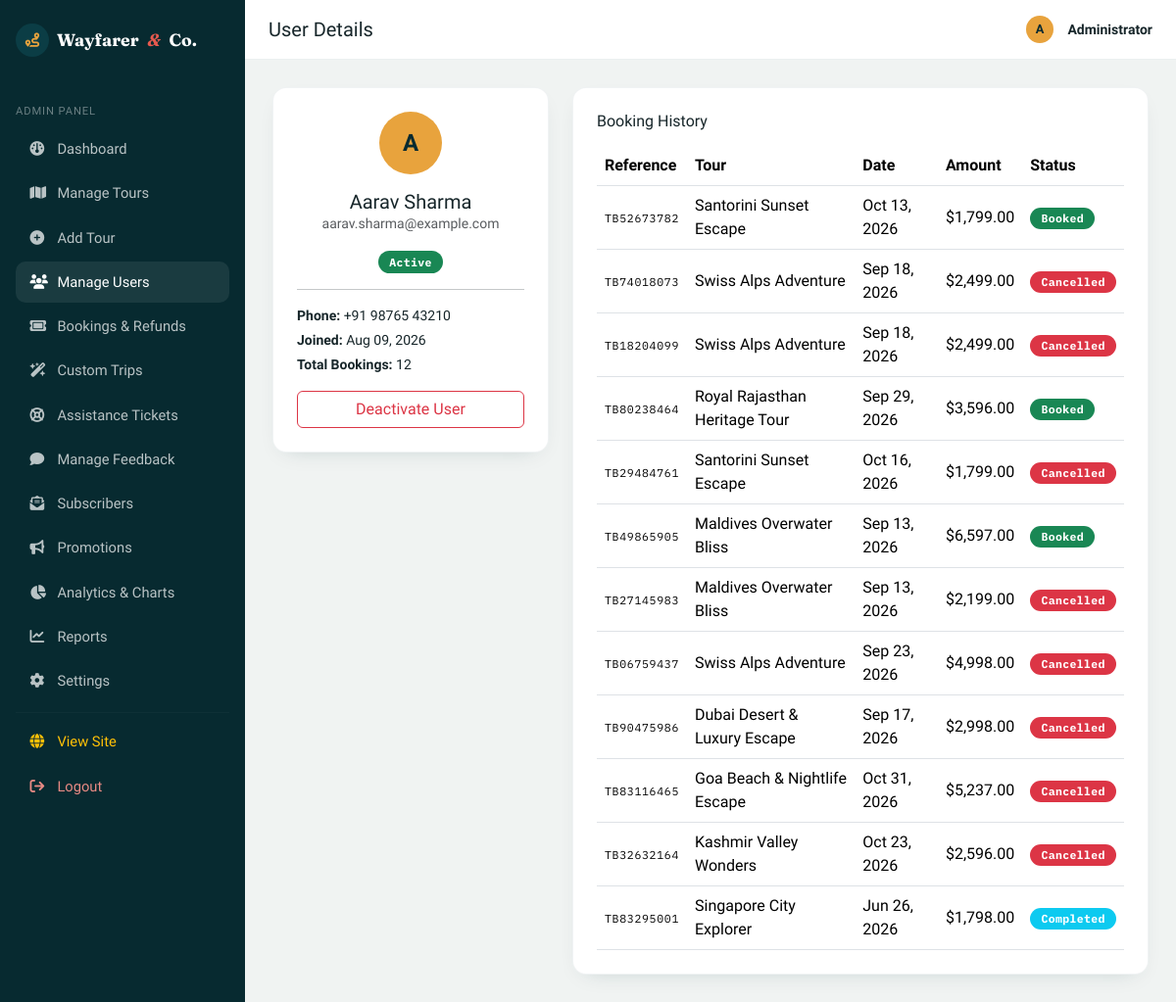
The page /admin/users/2 (signed in) on the database its author committed.
### models/user.py (models this page shows, shortened)
class User(db.Model):
    __tablename__ = "users"
    id = db.Column(db.Integer, primary_key=True)
    name = db.Column(db.String(120), nullable=False)
    email = db.Column(db.String(150), unique=True, nullable=False, index=True)
    phone = db.Column(db.String(20), nullable=True)
    password_hash = db.Column(db.String(255), nullable=False)
    role = db.Column(db.String(20), nullable=False, default="user")  # 'user' or 'admin'
    reward_points = db.Column(db.Integer, default=100, nullable=False)
    referral_code = db.Column(db.String(30), unique=True, nullable=True)
    is_active = db.Column(db.Boolean, default=True, nullable=False)
    created_at = db.Column(db.DateTime, default=datetime.utcnow)
    bookings = db.relationship("Booking", backref="user", lazy=True, cascade="all, delete-orphan")
    feedbacks = db.relationship("Feedback", backref="user", lazy=True, cascade="all, delete-orphan")
    favorites = db.relationship("Favorite", backref="user", lazy=True, cascade="all, delete-orphan")
    def is_admin(self):
        return self.role == "admin"

### models/booking.py (models this page shows, shortened)
class Booking(db.Model):
    __tablename__ = "bookings"
    id = db.Column(db.Integer, primary_key=True)
    reference = db.Column(db.String(20), unique=True, nullable=False, default=_generate_reference)
    user_id = db.Column(db.Integer, db.ForeignKey("users.id"), nullable=False)
    tour_id = db.Column(db.Integer, db.ForeignKey("tours.id"), nullable=False)
    travel_date = db.Column(db.Date, nullable=False)
    adults = db.Column(db.Integer, nullable=False, default=1)
    children = db.Column(db.Integer, nullable=False, default=0)
    contact_number = db.Column(db.String(20), nullable=True)
    special_requests = db.Column(db.Text, nullable=True)
    total_amount = db.Column(db.Float, nullable=False, default=0.0)
    discount_amount = db.Column(db.Float, nullable=False, default=0.0)
    coupon_code = db.Column(db.String(30), nullable=True)
    has_insurance = db.Column(db.Boolean, default=False, nullable=False)
    hotel_tier = db.Column(db.String(30), default="Standard", nullable=False)
    status = db.Column(db.String(20), nullable=False, default="Booked")
    refund_amount = db.Column(db.Float, default=0.0, nullable=False)
    refund_status = db.Column(db.String(30), default="None", nullable=False)  # 'None', 'Refund Requested', 'Pending Refund', 'Refunded', 'Ineligible'
    refund_reason = db.Column(db.Text, nullable=True)
    admin_refund_note = db.Column(db.Text, nullable=True)
    created_at = db.Column(db.DateTime, default=datetime.utcnow)
    def status_badge_class(self):
        return {
            "Booked": "success",
            "Confirmed": "success",
            "Pending": "warning",
            "Completed": "info",
            "Cancelled": "danger",
        }.get(self.status, "secondary")

### models/tour.py (models this page shows, shortened)
class Tour(db.Model):
    __tablename__ = "tours"
    id = db.Column(db.Integer, primary_key=True)
    name = db.Column(db.String(150), nullable=False)
    destination = db.Column(db.String(100), nullable=False, index=True)
    category = db.Column(db.String(50), nullable=False, default="General")
    description = db.Column(db.Text, nullable=False, default="")
    itinerary = db.Column(db.Text, nullable=True)
    duration = db.Column(db.String(50), nullable=False, default="")  # e.g. "5 Days / 4 Nights"
    price = db.Column(db.Float, nullable=False, default=0.0)
    child_price = db.Column(db.Float, nullable=False, default=0.0)
    available_seats = db.Column(db.Integer, nullable=False, default=0)
    start_date = db.Column(db.Date, nullable=True)
    end_date = db.Column(db.Date, nullable=True)
    image_url = db.Column(db.String(400), nullable=True)
    included = db.Column(db.Text, nullable=True)
    excluded = db.Column(db.Text, nullable=True)
    rating = db.Column(db.Float, nullable=False, default=4.5)
    difficulty = db.Column(db.String(30), nullable=False, default="Easy")  # Easy, Moderate, Challenging, Expedition
    season = db.Column(db.String(30), nullable=False, default="All Year")   # Spring, Summer, Autumn, Winter, All Year
    tags = db.Column(db.String(200), nullable=True, default="Popular, Recommended")  # Comma separated
    latitude = db.Column(db.Float, nullable=True, default=46.8182)
    longitude = db.Column(db.Float, nullable=True, default=8.2275)
    max_seats = db.Column(db.Integer, nullable=False, default=30)
    is_active = db.Column(db.Boolean, default=True, nullable=False)
    created_at = db.Column(db.DateTime, default=datetime.utcnow)
    bookings = db.relationship("Booking", backref="tour", lazy=True)
    feedbacks = db.relationship("Feedback", backref="tour", lazy=True)
    favorited_by = db.relationship("Favorite", backref="tour", lazy=True)

### routes/admin.py (the view)
@admin_bp.route("/users/<int:user_id>")
@admin_required
def user_details(user_id):
    user = User.query.get_or_404(user_id)
    bookings = Booking.query.filter_by(user_id=user.id).order_by(Booking.created_at.desc()).all()
    return render_template("admin/user_details.html", user=user, bookings=bookings)

### routes/main.py (called while the page is built)
@main_bp.app_context_processor
def inject_globals():
    from flask import session
    security_mode = session.get("security_mode", "ON")
    return {
        "current_user": get_current_user(),
        "security_mode": security_mode
    }

### routes/utils.py (called while the page is built)
def get_current_user():
    user_id = session.get("user_id")
    if not user_id:
        return None
    return db.session.get(User, user_id)

def admin_required(view_func):
    @wraps(view_func)
    def wrapped(*args, **kwargs):
        if not session.get("admin_id"):
            log_security_event("ADMIN_UNAUTHORIZED", f"Unauthorized attempt to access admin route {request.path}.")
            flash("Please log in as an administrator.", "warning")
            return redirect(url_for("admin.login"))
        admin = db.session.get(User, session["admin_id"])
        if admin is None or not admin.is_admin() or not admin.is_active:
            log_security_event("ADMIN_SESSION_INVALID", f"Invalid admin session for user {session.get('admin_id')}.")
            session.pop("admin_id", None)
            flash("Admin session invalid. Please log in again.", "danger")
            return redirect(url_for("admin.login"))
        return view_func(*args, **kwargs)
    return wrapped

### templates/admin/user_details.html (shortened to what this page needs)
{% extends "admin/base_admin.html" %}
{% set active = 'users' %}
{% block page_title %}User Details{% endblock %}
{% block admin_content %}
<div class="row g-4">
    <div class="col-lg-4">
        <div class="wf-panel p-4 text-center">
            <span class="wf-avatar mx-auto mb-3" style="width:64px;height:64px;font-size:1.5rem;">{{ user.name[0]|upper }}</span>
            <h5 class="mb-0">{{ user.name }}</h5>
            <p class="text-muted small">{{ user.email }}</p>
            {% if user.is_active %}
            <span class="badge bg-success wf-badge-status">Active</span>
            {% else %}
            <span class="badge bg-secondary wf-badge-status">Deactivated</span>
            {% endif %}
            <hr>
            <div class="text-start small">
                <p class="mb-1"><strong>Phone:</strong> {{ user.phone or '—' }}</p>
                <p class="mb-1"><strong>Joined:</strong> {{ user.created_at.strftime('%b %d, %Y') }}</p>
                <p class="mb-0"><strong>Total Bookings:</strong> {{ bookings|length }}</p>
            </div>
            <form method="post" action="{{ url_for('admin.toggle_user', user_id=user.id) }}" class="mt-3">
                <button type="submit" class="btn {{ 'btn-outline-danger' if user.is_active else 'btn-outline-success' }} w-100">
                    {{ 'Deactivate User' if user.is_active else 'Activate User' }}
                </button>
            </form>
        </div>
    </div>
    <div class="col-lg-8">
        <div class="wf-panel p-4">
            <h6 class="mb-3">Booking History</h6>
            <div class="table-responsive">
                <table class="table align-middle mb-0">
                    <thead><tr><th>Reference</th><th>Tour</th><th>Date</th><th>Amount</th><th>Status</th></tr></thead>
                    <tbody>
                        {% for b in bookings %}
                        <tr>
                            <td class="wf-tour-dest">{{ b.reference }}</td>
                            <td>{{ b.tour.name }}</td>
                            <td>{{ b.travel_date.strftime('%b %d, %Y') }}</td>
                            <td>{{ b.total_amount|currency }}</td>
                            <td><span class="badge bg-{{ b.status_badge_class() }} wf-badge-status">{{ b.status }}</span></td>
                        </tr>
                        {% else %}
                        <tr><td colspan="5" class="text-center text-muted py-4">No bookings yet.</td></tr>
                        {% endfor %}
                    </tbody>
                </table>
            </div>
        </div>
    </div>
</div>
{% endblock %}

### static/css/style.css (style rules this page uses)
:root { --wf-navy: #0B3D45; --wf-navy-deep: #072A30; --wf-amber: #E8A33D; --wf-sand: #F4EDE1; --wf-sand-dark: #E9DFCE; --wf-coral: #E85A4F; --wf-palm: #3F7D5C; --wf-ink: #17262A; --wf-white: #FFFFFF; --wf-font-display: 'Fraunces', serif; --wf-font-body: 'Work Sans', sans-serif; --wf-font-mono: 'IBM Plex Mono', monospace; --wf-radius: 14px; --wf-radius-lg: 22px; --wf-shadow: 0 12px 30px -14px rgba(11, 61, 69, 0.35); }
* { box-sizing: border-box; }
html { scroll-behavior: smooth; }
body { font-family: var(--wf-font-body); color: var(--wf-ink); background-color: var(--wf-sand); -webkit-font-smoothing: antialiased; }
.wf-avatar { display: inline-flex; align-items: center; justify-content: center; width: 28px; height: 28px; border-radius: 50%; background-color: var(--wf-amber); color: var(--wf-navy-deep); font-weight: 700; font-size: 0.8rem; margin-right: 0.4rem; }
.wf-tour-dest { font-family: var(--wf-font-mono); font-size: 0.72rem; color: var(--wf-palm); text-transform: uppercase; letter-spacing: 0.06em; }
.wf-panel { background: var(--wf-white); border-radius: var(--wf-radius); box-shadow: 0 8px 22px -14px rgba(11, 61, 69, 0.25); border: 1px solid rgba(11,61,69,0.06); }
.wf-badge-status { font-family: var(--wf-font-mono); font-size: 0.72rem; letter-spacing: 0.03em; padding: 0.35rem 0.7rem; border-radius: 999px; }
.wf-admin-body { background: #F0F3F2; min-height: 100vh; }

### rows shown on the page
User: name "A", name "Aarav Sharma", email "aarav.sharma@example.com", phone "+91 98765 43210", created_at "Aug 09, 2026", is_active "Deactivate User"
Booking: reference "TB52673782", tour.name "Santorini Sunset Escape", travel_date "Oct 13, 2026", total_amount "$1,799.00", status "Booked"
Booking: reference "TB74018073", tour.name "Swiss Alps Adventure", travel_date "Sep 18, 2026", total_amount "$2,499.00", status "Cancelled"
Booking: reference "TB18204099", tour.name "Swiss Alps Adventure", travel_date "Sep 18, 2026", total_amount "$2,499.00", status "Cancelled"
Booking: reference "TB80238464", tour.name "Royal Rajasthan Heritage Tour", travel_date "Sep 29, 2026", total_amount "$3,596.00", status "Booked"
Booking: reference "TB29484761", tour.name "Santorini Sunset Escape", travel_date "Oct 16, 2026", total_amount "$1,799.00", status "Cancelled"
Booking: reference "TB49865905", tour.name "Maldives Overwater Bliss", travel_date "Sep 13, 2026", total_amount "$6,597.00", status "Booked"
Booking: reference "TB27145983", tour.name "Maldives Overwater Bliss", travel_date "Sep 13, 2026", total_amount "$2,199.00", status "Cancelled"
Booking: reference "TB06759437", tour.name "Swiss Alps Adventure", travel_date "Sep 23, 2026", total_amount "$4,998.00", status "Cancelled"
Booking: reference "TB90475986", tour.name "Dubai Desert & Luxury Escape", travel_date "Sep 17, 2026", total_amount "$2,998.00", status "Cancelled"
Booking: reference "TB83116465", tour.name "Goa Beach & Nightlife Escape", travel_date "Oct 31, 2026", total_amount "$5,237.00", status "Cancelled"
Booking: reference "TB32632164", tour.name "Kashmir Valley Wonders", travel_date "Oct 23, 2026", total_amount "$2,596.00", status "Cancelled"
Booking: reference "TB83295001", tour.name "Singapore City Explorer", travel_date "Jun 26, 2026", total_amount "$1,798.00", status "Completed"

### other values the page prints
{{ bookings|length }} "12"
